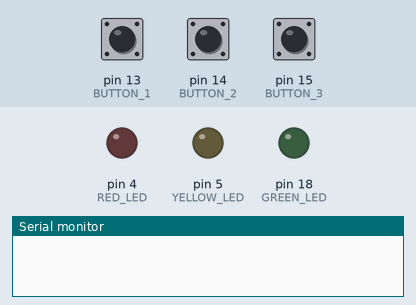
This program was run on a simulated Arduino Uno, built with avr-gcc and run on an emulated ATmega328P. Shown: output pins drawn as LEDs (lit = HIGH), the last lines printed to the serial monitor. Dashed ring = blinking. Inputs (shaded band) come from the test bench; at power-on: pin 13 (BUTTON_1) HIGH, pin 14 (BUTTON_2) HIGH, pin 15 (BUTTON_3) HIGH.

Above: at 1.2 s.
1.3 s: pin 13 (BUTTON_1) pulled LOW for 0.15 s
At 1.7 s:
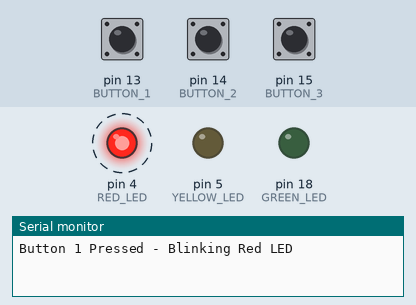
4.4 s: pin 14 (BUTTON_2) pulled LOW for 3.2 s
At 7.2 s:
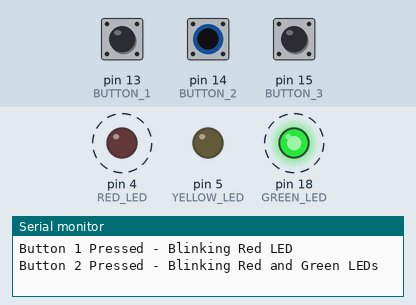
10.6 s: pin 15 (BUTTON_3) pulled LOW for 1 s
At 12.2 s:
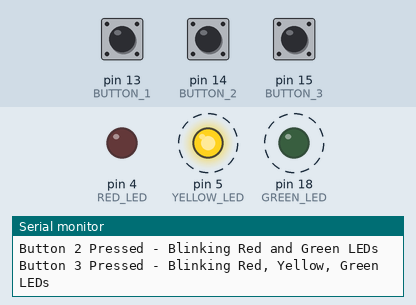
Timing chart, 0 to 20.3 s (numbered marks = the images above; inputs shaded):
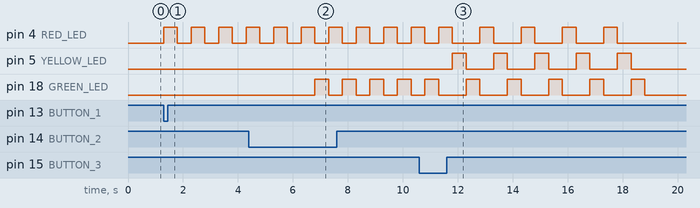

Measured:
- after the input at 1.3 s, pin 4 (RED_LED): alternates HIGH for 0.50 s and LOW for 0.50 s, starting at once
- after the input at 4.4 s, pin 18 (GREEN_LED): alternates HIGH for 0.50 s and LOW for 0.50 s, starting after 2.4 s
- after the input at 10.6 s, pin 5 (YELLOW_LED): alternates HIGH for 0.50 s and LOW for 1.0 s, 10 changes in all, then stays LOW, starting after 1.2 s

The program:

main.cpp
```cpp
#include <Arduino.h>

#define RED_LED 4
#define YELLOW_LED 5
#define GREEN_LED 18
#define BUTTON_1 13
#define BUTTON_2 14
#define BUTTON_3 15

void setup() {
  pinMode(RED_LED, OUTPUT);
  pinMode(YELLOW_LED, OUTPUT);
  pinMode(GREEN_LED, OUTPUT);
  pinMode(BUTTON_1, INPUT_PULLUP);
  pinMode(BUTTON_2, INPUT_PULLUP);
  pinMode(BUTTON_3, INPUT_PULLUP);
  Serial.begin(115200);
}

void loop() {
  if (digitalRead(BUTTON_1) == LOW) {
    Serial.println("Button 1 Pressed - Blinking Red LED");
    for (int i = 0; i < 5; i++) {
      digitalWrite(RED_LED, HIGH);
      delay(500);
      digitalWrite(RED_LED, LOW);
      delay(500);
    }
  }

  if (digitalRead(BUTTON_2) == LOW) {
    Serial.println("Button 2 Pressed - Blinking Red and Green LEDs");
    for (int i = 0; i < 5; i++) {
      digitalWrite(RED_LED, HIGH);
      delay(500);
      digitalWrite(RED_LED, LOW);
      digitalWrite(GREEN_LED, HIGH);
      delay(500);
      digitalWrite(GREEN_LED, LOW);
    }
  }

  if (digitalRead(BUTTON_3) == LOW) {
    Serial.println("Button 3 Pressed - Blinking Red, Yellow, Green LEDs");
    for (int i = 0; i < 5; i++) {
      digitalWrite(RED_LED, HIGH);
      delay(500);
      digitalWrite(RED_LED, LOW);
      digitalWrite(YELLOW_LED, HIGH);
      delay(500);
      digitalWrite(YELLOW_LED, LOW);
      digitalWrite(GREEN_LED, HIGH);
      delay(500);
      digitalWrite(GREEN_LED, LOW);
    }
  }
}
```
